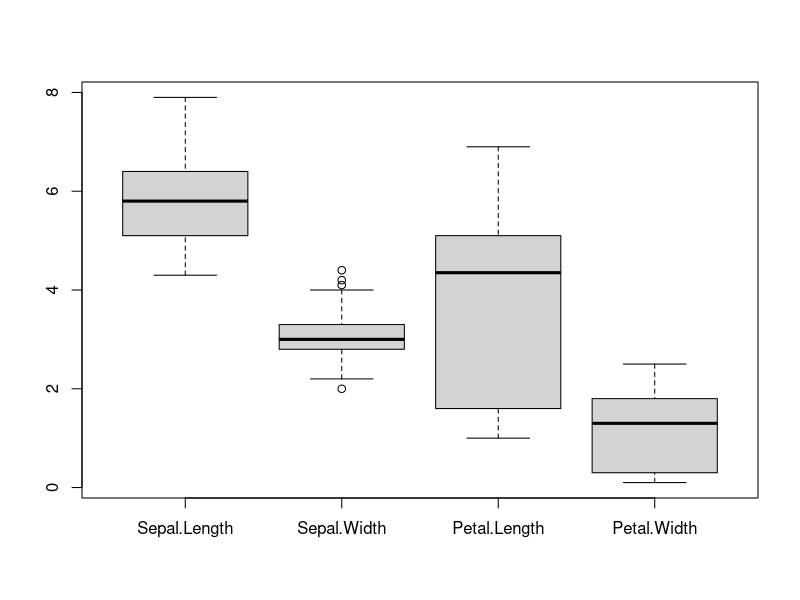
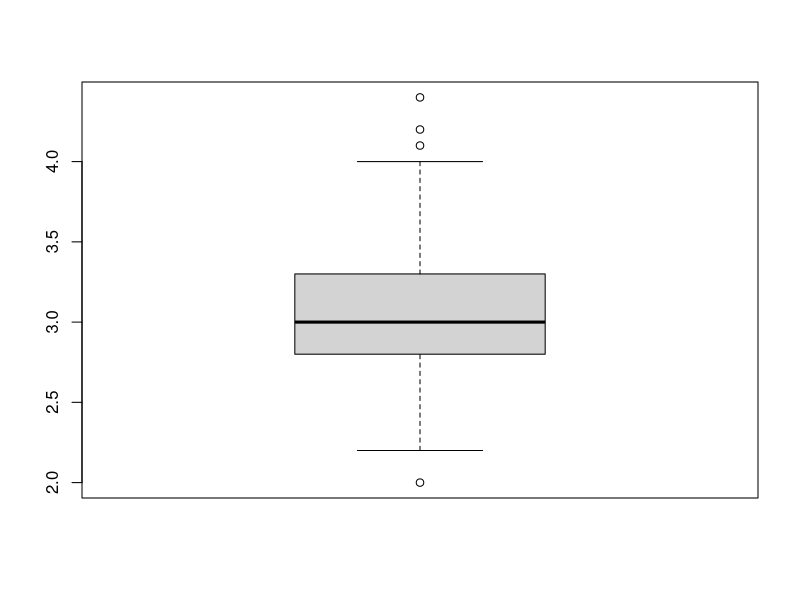
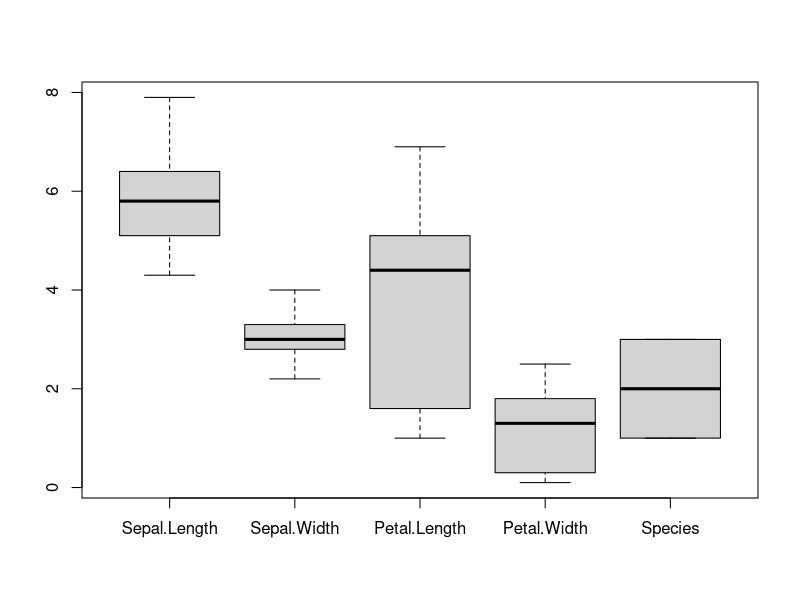
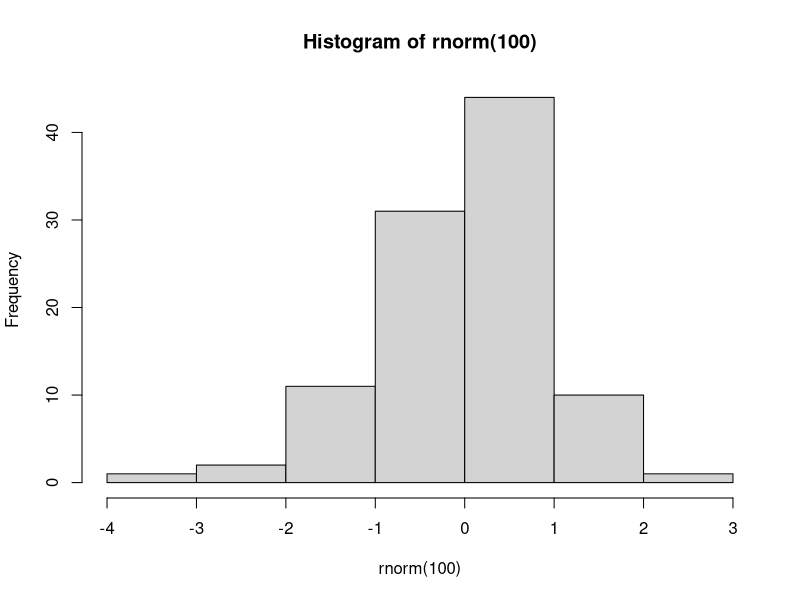
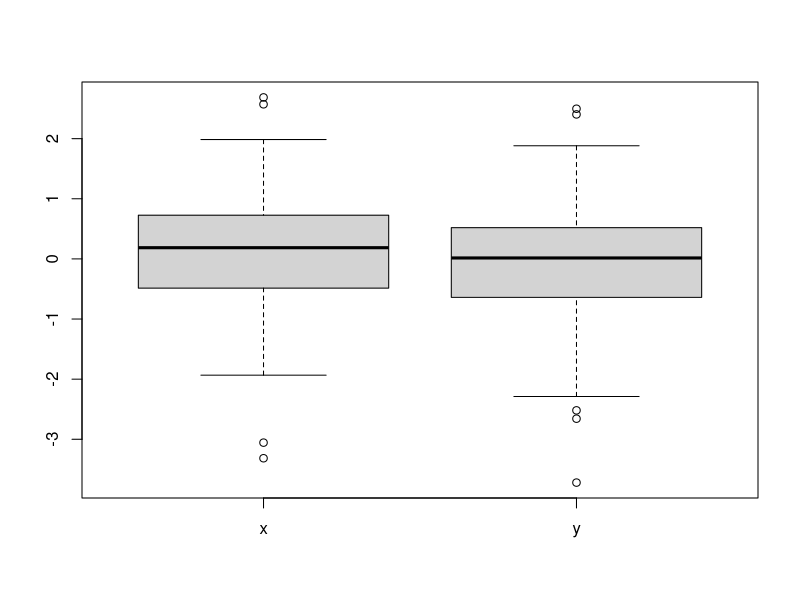
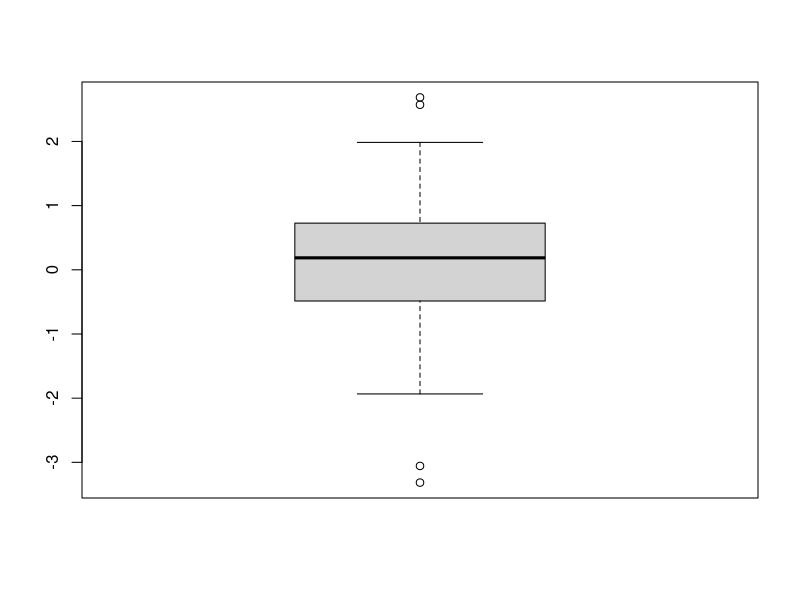
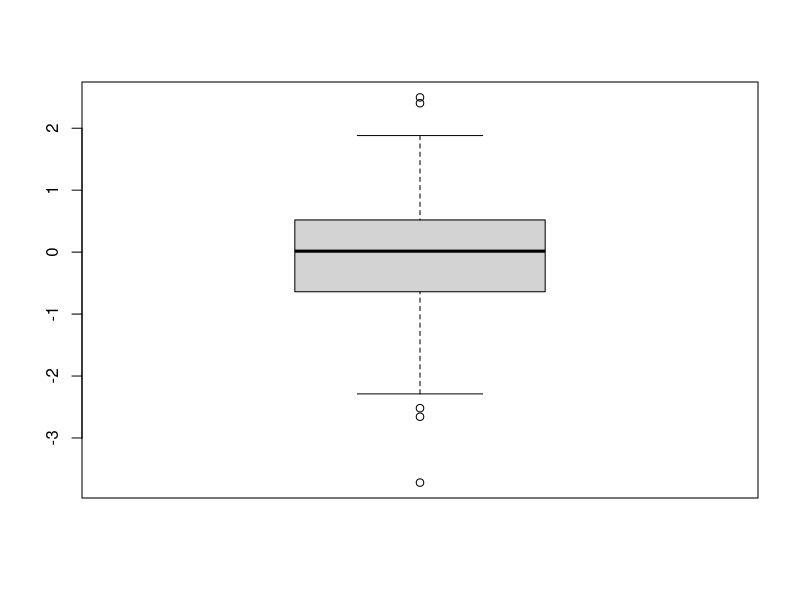
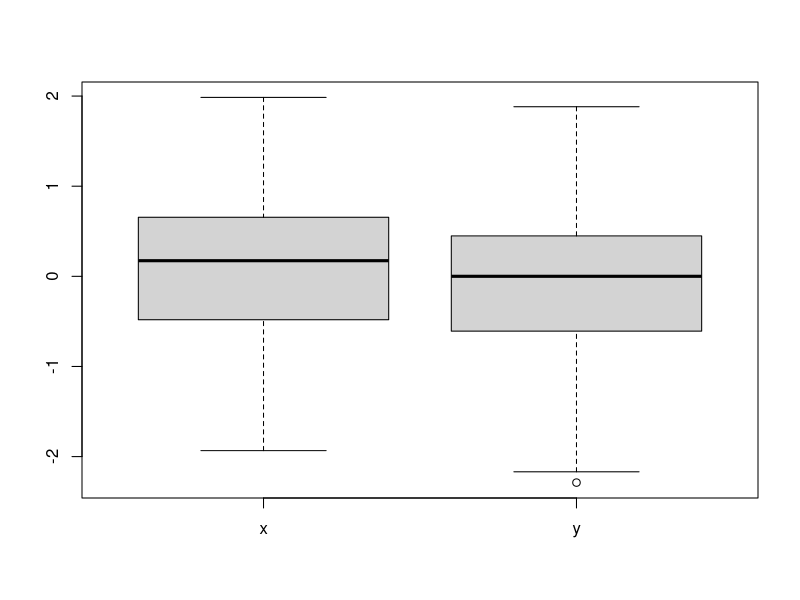

Write the R code that produced these figures, in order.
#####         DEALING WITH THE OUTLIERS  ########
# any value or obs which is far away from the other observations is outliers
# There is diff between error and oulier:
# Why 275 in age(person in years) column is error?
# -> Because we know that no one has lived till 275 (value not valid for the range)

# How do we find an outlier in R
# WE find it using
# 1. Boxplot method. (most common)

boxplot(iris[1:4])

summary(iris$Sepal.Width)

q1 = summary(iris$Sepal.Width)["1st Qu."]
q3 = summary(iris$Sepal.Width)["3rd Qu."]
q3


iqr = IQR(iris$Sepal.Width)
iqr

lw = 2.800 - (1.5*iqr)
lw
uw = 3.300 + (1.5 * iqr)
print(uw)


subset(iris, iris$Sepal.Width < lw)
subset(iris, iris$Sepal.Width > uw)

# from the above 2 statements we get the outlier in the data

# 2 strategies top deal with outlier values
# ignore / Delete the oulier data rows and do the analysis

# Dont remove the outliers, create one more column and mention which are the record which are the outlier values
# name the column isOutlier and put values and yes and no in that column

# The choice of removeing outliers depends on ceircumstances:
# GEt values after removing the outliers
outliers = boxplot(iris$Sepal.Width)$out

# Find out record numbers where the records with outliers exist
outliers_index  = which(iris$Sepal.Width %in% outliers) # which Index are the iris$Sepal WIdth which have outlier values.

# Create new iris data set with no outlier values
new_iris =  iris[-outliers_index,]
boxplot(new_iris)


##################################
set.seed(3147) # used to generate same random numbers again and again.
sample(3:10,5)

rnorm(100) # Random numbers from standard normal distribution
hist(rnorm(100))

rnorm(10,75,5) #Generate 10 random numbers in normal dist, whose mean is 75 and sd is 5

set.seed(3147)
x = rnorm(100)
y = rnorm(100)

data_frame = data.frame(x,y)
data_frame
dim(data_frame)

# check if ouliers in x and y
boxplot(data_frame)
# we see outier in x (1 bubble)
# we see oulier in y (3 bubbles, 2 above uw and 1 below lw)
# Find out records with outliers in x
outliers_x = boxplot(data_frame$x)$out
outliers_y = boxplot(data_frame$y)$out
outliers_x
outliers_y

x_index = which(data_frame$x %in% outliers_x)
y_index = which(data_frame$y %in% outliers_y)
x_index
y_index

all_out = union(x_index,y_index) # Get all the ouliers (i,e oulioers in all the columns)
new_df = data_frame[-all_out,]
boxplot(new_df) # ther is an outlier, but now we dont remove it.
# TO check if really there is outlier in the new_data frame, make a scatter plot.
plot(new_df$x, new_df$y)

#Identify oulier values in data frame original random wala
points(data_frame[all_out,], col = "red", pch="+",cex= 2)
data_frame

